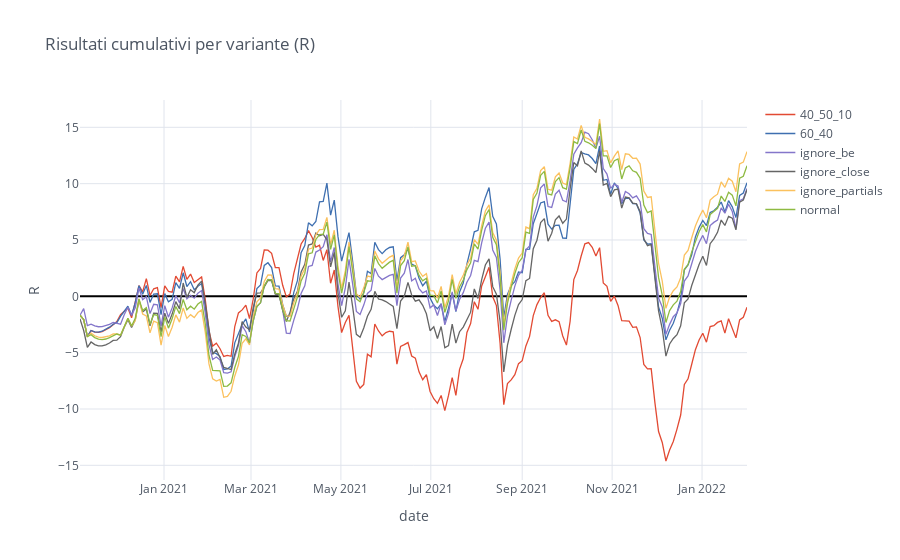

Notebook code cell kept with this figure:
### Markdown cell above
### Consideriamo le possibili combinazioni attuative: SL a BE, CLOSE e PARZIALI

### Code cell
interpolated = get_attr_multi(multi, 'result').cumsum().resample('3600T').mean().interpolate(method='spline', order=3)
interpolated.iplot(kind='scatter', title='Risultati cumulativi per variante (R)', yTitle='R',
    xTitle='date', opacity=1, zerolinecolor='black')
del interpolated

### Figure 1 — Plotly figure (JSON) as saved in the notebook; plotly's stock layout.template omitted (floating-point values rounded to 4 significant figures; data arrays with more than 128 entries replaced by an {"elided": "..."} marker saying what was removed)
{"data": [{"line": {"color": "rgba(226, 74, 51, 1.0)", "dash": "solid", "shape": "linear", "width": 1.3}, "mode": "lines", "name": "40_50_10", "text": "", "type": "scatter", "x": {"elided": "182 str values"}, "y": {"elided": "182 float values"}}, {"line": {"color": "rgba(62, 111, 176, 1.0)", "dash": "solid", "shape": "linear", "width": 1.3}, "mode": "lines", "name": "60_40", "text": "", "type": "scatter", "x": {"elided": "182 str values"}, "y": {"elided": "182 float values"}}, {"line": {"color": "rgba(132, 118, 202, 1.0)", "dash": "solid", "shape": "linear", "width": 1.3}, "mode": "lines", "name": "ignore_be", "text": "", "type": "scatter", "x": {"elided": "182 str values"}, "y": {"elided": "182 float values"}}, {"line": {"color": "rgba(101, 101, 101, 1.0)", "dash": "solid", "shape": "linear", "width": 1.3}, "mode": "lines", "name": "ignore_close", "text": "", "type": "scatter", "x": {"elided": "182 str values"}, "y": {"elided": "182 float values"}}, {"line": {"color": "rgba(251, 193, 94, 1.0)", "dash": "solid", "shape": "linear", "width": 1.3}, "mode": "lines", "name": "ignore_partials", "text": "", "type": "scatter", "x": {"elided": "182 str values"}, "y": {"elided": "182 float values"}}, {"line": {"color": "rgba(142, 186, 66, 1.0)", "dash": "solid", "shape": "linear", "width": 1.3}, "mode": "lines", "name": "normal", "text": "", "type": "scatter", "x": {"elided": "182 str values"}, "y": {"elided": "182 float values"}}], "layout": {"legend": {"bgcolor": "#FFFFFF", "font": {"color": "#4D5663"}}, "paper_bgcolor": "#FFFFFF", "plot_bgcolor": "#FFFFFF", "title": {"font": {"color": "#4D5663"}, "text": "Risultati cumulativi per variante (R)"}, "xaxis": {"gridcolor": "#E1E5ED", "showgrid": true, "tickfont": {"color": "#4D5663"}, "title": {"font": {"color": "#4D5663"}, "text": "date"}, "zerolinecolor": "black"}, "yaxis": {"gridcolor": "#E1E5ED", "showgrid": true, "tickfont": {"color": "#4D5663"}, "title": {"font": {"color": "#4D5663"}, "text": "R"}, "zerolinecolor": "black"}}}
